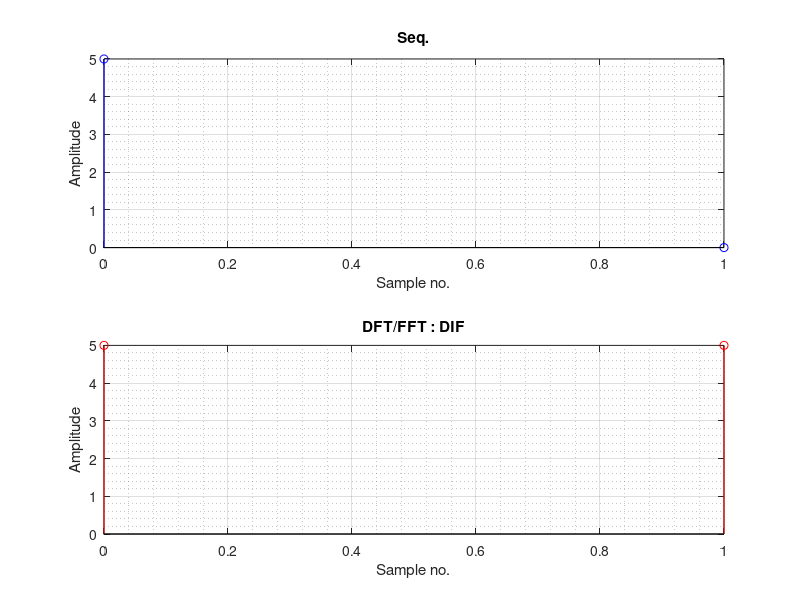

This figure's MATLAB source:
% DIF : Decimation in Frequency
clc; clear;
% Reduces (n^2)/2 - n multiplications and (n^2)/2 - 2n additions.

seq = input('Enter Seq. : ');
len = length(seq);

% n : required even
if(mod(len,2) == 0)
    n = len;
else
    n = len+1;
    disp('**Odd no of samples : zero padding to make even.');
end

% Required padding : atmost one zero
seq = [seq,zeros(1,n-len)]

firstHalf = seq(1:n/2);
secondHalf = seq(n/2+1:n);

% X(k) = DFT(N/2,firstHalf) + [twiddleFactor(W(kN/2,N))]*DFT(N/2,secondHalf)
dft = zeros(1,n);
for k = 0:n-1
    firstSum = 0; secondSum = 0;
    twiddleFactor = exp(-j*2*pi*k/2);
    for n_ = 0:(n/2)-1
        firstSum = firstSum + firstHalf(n_+1)*exp(-j*2*pi*k*n_/n);
        secondSum = secondSum + secondHalf(n_+1)*exp(-j*2*pi*k*n_/n);
    end
    dft(k+1) = firstSum + twiddleFactor*secondSum;
end

% Plots
figure('Name','DFT/FFT : Decimation in Frequency','NumberTitle','off','Color','w')
subplot(2,1,1)
stem(0:n-1,seq,'b'), grid on, grid minor
title('Seq.')
xlabel('Sample no.')
ylabel('Amplitude')

subplot(2,1,2)
stem(0:n-1,real(dft),'r'), grid on, grid minor
title('DFT/FFT : DIF')
xlabel('Sample no.')
ylabel('Amplitude')

dft